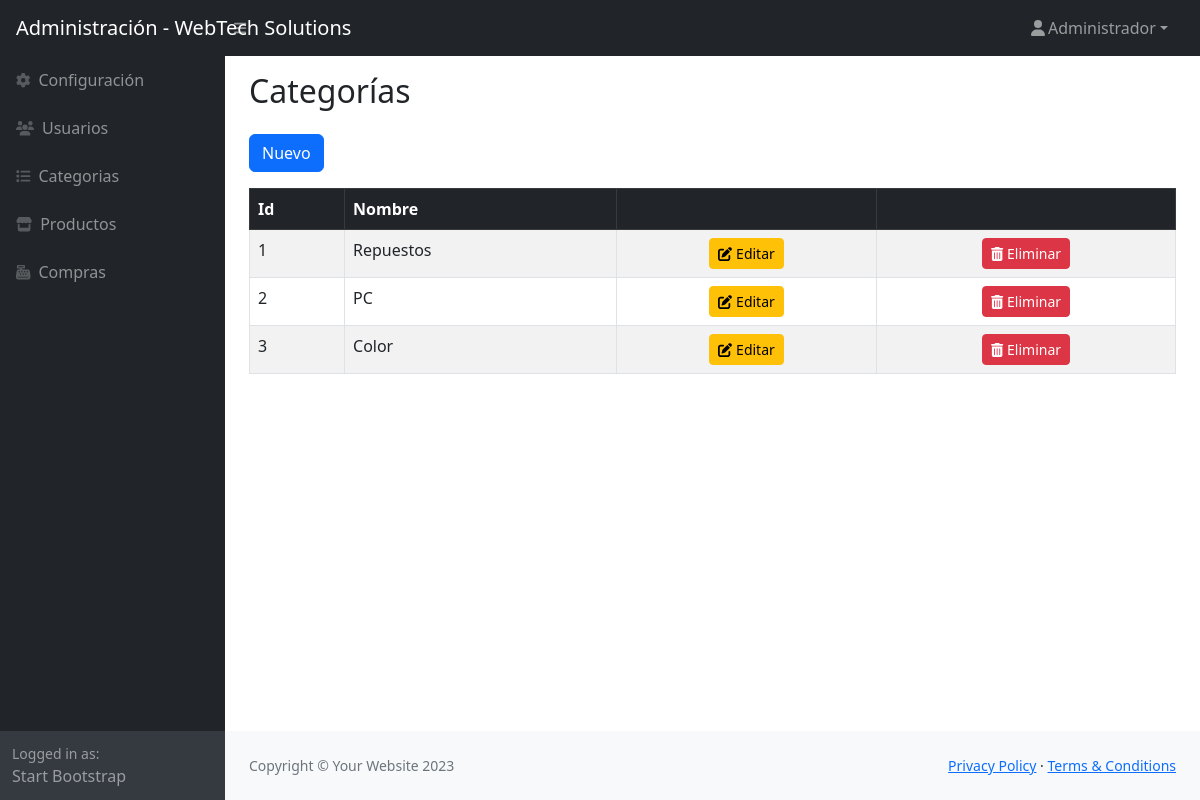
The page /admin/categorias/index.php (signed in) on the database its author committed.
### tables this page shows
CREATE TABLE `categorias` (
  `id` int(11) NOT NULL,
  `nombre` varchar(50) NOT NULL,
  `activo` tinyint(4) NOT NULL DEFAULT 1
);

### admin/categorias/index.php (the view, shortened to what this page needs)
<?php
require '../header.php';
$db = new Database();
$con = $db->conectar();
$sql = "SELECT id, nombre FROM categorias WHERE activo=1";
$resultado = $con->query($sql);
$categorias = $resultado->fetchAll(PDO::FETCH_ASSOC);
?>
<main>
    <div class="container-fluid px-4">
        <h2 class="mt-3">Categorías</h2>
        <a href="nuevo.php" class="btn btn-primary my-3">Nuevo</a>
        <div class="table-responsive">
            <table class="table table-striped table-bordered">
                <thead class="table-dark">
                    <tr>
                        <th scope="col">Id</th>
                        <th scope="col">Nombre</th>
                        <th scope="col"></th>
                        <th scope="col"></th>
                    </tr>
                </thead>
                <tbody>
                    <?php foreach ($categorias as $categoria) { ?>
                        <tr>
                            <td><?php echo $categoria['id']; ?></td>
                            <td><?php echo $categoria['nombre']; ?></td>
                            <td>
                                <div class="d-flex justify-content-center">
                                    <a class="btn btn-warning btn-sm" href="edita.php?id=<?php echo $categoria['id']; ?>"><i class="fas fa-edit"></i> Editar</a>
                                </div>
                            </td>
                            <td>
                                <div class="d-flex justify-content-center">
                                    <button type="button" class="btn btn-danger btn-sm" data-bs-toggle="modal" data-bs-target="#modalElimina" data-bs-id="<?php echo $categoria['id']; ?>">
                                        <i class="fas fa-trash-alt"></i> Eliminar
                                    </button>
                                </div>
                            </td>
                        </tr>
                    <?php } ?>
                </tbody>
            </table>
        </div>
    </div>
</main>
<?php require_once '../footer.php'; ?>

### rows shown on the page
categorias: id "1", nombre "Repuestos"
categorias: id "2", nombre "PC"
categorias: id "3", nombre "Color"

### other values the page prints
$_SESSION['user_name'] "Administrador"
